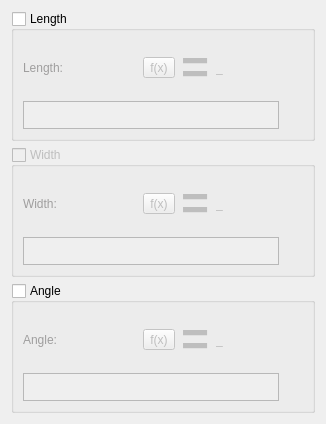
         <widget class="QWidget" name="tabManualShape">
          <attribute name="title">
           <string>Manual shape</string>
          </attribute>
          <layout class="QVBoxLayout" name="verticalLayout_11">
           <item>
            <widget class="QGroupBox" name="groupBoxManualLength">
             <property name="enabled">
              <bool>true</bool>
             </property>
             <property name="title">
              <string>Length</string>
             </property>
             <property name="checkable">
              <bool>true</bool>
             </property>
             <property name="checked">
              <bool>false</bool>
             </property>
             <layout class="QVBoxLayout" name="verticalLayout_10">
              <item>
               <layout class="QHBoxLayout" name="horizontalLayout_19">
                <item alignment="Qt::AlignmentFlag::AlignLeft">
                 <widget class="QLabel" name="labelEditPassmarkLength">
                  <property name="enabled">
                   <bool>false</bool>
                  </property>
                  <property name="sizePolicy">
                   <sizepolicy hsizetype="Fixed" vsizetype="Preferred">
                    <horstretch>0</horstretch>
                    <verstretch>0</verstretch>
                   </sizepolicy>
                  </property>
                  <property name="palette">
                   <palette>
                    <active>
                     <colorrole role="WindowText">
                      <brush brushstyle="SolidPattern">
                       <color alpha="255">
                        <red>255</red>
                        <green>0</green>
                        <blue>0</blue>
                       </color>
                      </brush>
                     </colorrole>
                    </active>
                    <inactive>
                     <colorrole role="WindowText">
                      <brush brushstyle="SolidPattern">
                       <color alpha="255">
                        <red>255</red>
                        <green>0</green>
                        <blue>0</blue>
                       </color>
                      </brush>
                     </colorrole>
                    </inactive>
                    <disabled>
                     <colorrole role="WindowText">
                      <brush brushstyle="SolidPattern">
                       <color alpha="255">
                        <red>159</red>
                        <green>158</green>
                        <blue>158</blue>
                       </color>
                      </brush>
                     </colorrole>
                    </disabled>
                   </palette>
                  </property>
                  <property name="text">
                   <string comment="notch depth">Length:</string>
                  </property>
                 </widget>
                </item>
                <item>
                 <spacer name="horizontalSpacer_10">
                  <property name="orientation">
                   <enum>Qt::Orientation::Horizontal</enum>
                  </property>
                  <property name="sizeHint" stdset="0">
                   <size>
                    <width>40</width>
                    <height>20</height>
                   </size>
                  </property>
                 </spacer>
                </item>
                <item alignment="Qt::AlignmentFlag::AlignRight">
                 <widget class="QToolButton" name="toolButtonExprLength">
                  <property name="enabled">
                   <bool>false</bool>
                  </property>
                  <property name="toolTip">
                   <string>Formula wizard</string>
                  </property>
                  <property name="text">
                   <string notr="true">f(x)</string>
                  </property>
                  <property name="iconSize">
                   <size>
                    <width>24</width>
                    <height>24</height>
                   </size>
                  </property>
                 </widget>
                </item>
                <item alignment="Qt::AlignmentFlag::AlignRight">
                 <widget class="QLabel" name="label_8">
                  <property name="sizePolicy">
                   <sizepolicy hsizetype="Preferred" vsizetype="Preferred">
                    <horstretch>0</horstretch>
                    <verstretch>0</verstretch>
                   </sizepolicy>
                  </property>
                  <property name="font">
                   <font>
                    <pointsize>36</pointsize>
                    <bold>true</bold>
                   </font>
                  </property>
                  <property name="text">
                   <string notr="true">=</string>
                  </property>
                  <property name="alignment">
                   <set>Qt::AlignmentFlag::AlignLeading|Qt::AlignmentFlag::AlignLeft|Qt::AlignmentFlag::AlignVCenter</set>
                  </property>
                 </widget>
                </item>
                <item alignment="Qt::AlignmentFlag::AlignRight">
                 <widget class="QLabel" name="labelResultPassmarkLength">
                  <property name="sizePolicy">
                   <sizepolicy hsizetype="Fixed" vsizetype="Preferred">
                    <horstretch>0</horstretch>
                    <verstretch>0</verstretch>
                   </sizepolicy>
                  </property>
                  <property name="minimumSize">
                   <size>
                    <width>87</width>
                    <height>0</height>
                   </size>
                  </property>
                  <property name="toolTip">
                   <string>Value</string>
                  </property>
                  <property name="whatsThis">
                   <string notr="true"/>
                  </property>
                  <property name="text">
                   <string notr="true">_</string>
                  </property>
                 </widget>
                </item>
               </layout>
              </item>
              <item>
               <layout class="QHBoxLayout" name="horizontalLayout_20">
                <item>
                 <widget class="VPlainTextEdit" name="plainTextEditPassmarkLength">
                  <property name="enabled">
                   <bool>false</bool>
                  </property>
                  <property name="sizePolicy">
                   <sizepolicy hsizetype="Expanding" vsizetype="Preferred">
                    <horstretch>0</horstretch>
                    <verstretch>0</verstretch>
                   </sizepolicy>
                  </property>
                  <property name="maximumSize">
                   <size>
                    <width>16777215</width>
                    <height>28</height>
                   </size>
                  </property>
                  <property name="toolTip">
                   <string>Calculation</string>
                  </property>
                  <property name="tabChangesFocus">
                   <bool>true</bool>
                  </property>
                 </widget>
                </item>
                <item>
                 <widget class="QPushButton" name="pushButtonGrowPassmarkLength">
                  <property name="enabled">
                   <bool>false</bool>
                  </property>
                  <property name="maximumSize">
                   <size>
                    <width>18</width>
                    <height>18</height>
                   </size>
                  </property>
                  <property name="sizeIncrement">
                   <size>
                    <width>0</width>
                    <height>0</height>
                   </size>
                  </property>
                  <property name="toolTip">
                   <string>&lt;html&gt;&lt;head/&gt;&lt;body&gt;&lt;p&gt;Show full calculation in message box&lt;/p&gt;&lt;/body&gt;&lt;/html&gt;</string>
                  </property>
                  <property name="text">
                   <string notr="true"/>
                  </property>
                  <property name="icon">
                   <iconset theme="go-down">
                    <normaloff>../</normaloff>../</iconset>
                  </property>
                  <property name="iconSize">
                   <size>
                    <width>16</width>
                    <height>16</height>
                   </size>
                  </property>
                  <property name="flat">
                   <bool>true</bool>
                  </property>
                 </widget>
                </item>
               </layout>
              </item>
             </layout>
            </widget>
           </item>
           <item>
            <widget class="QGroupBox" name="groupBoxManualWidth">
             <property name="enabled">
              <bool>false</bool>
             </property>
             <property name="title">
              <string>Width</string>
             </property>
             <property name="checkable">
              <bool>true</bool>
             </property>
             <property name="checked">
              <bool>false</bool>
             </property>
             <layout class="QVBoxLayout" name="verticalLayout_9">
              <item>
               <layout class="QHBoxLayout" name="horizontalLayout_13">
                <item alignment="Qt::AlignmentFlag::AlignLeft">
                 <widget class="QLabel" name="labelEditPassmarkWidth">
                  <property name="enabled">
                   <bool>false</bool>
                  </property>
                  <property name="sizePolicy">
                   <sizepolicy hsizetype="Fixed" vsizetype="Preferred">
                    <horstretch>0</horstretch>
                    <verstretch>0</verstretch>
                   </sizepolicy>
                  </property>
                  <property name="palette">
                   <palette>
                    <active>
                     <colorrole role="WindowText">
                      <brush brushstyle="SolidPattern">
                       <color alpha="255">
                        <red>255</red>
                        <green>0</green>
                        <blue>0</blue>
                       </color>
                      </brush>
                     </colorrole>
                    </active>
                    <inactive>
                     <colorrole role="WindowText">
                      <brush brushstyle="SolidPattern">
                       <color alpha="255">
                        <red>255</red>
                        <green>0</green>
                        <blue>0</blue>
                       </color>
                      </brush>
                     </colorrole>
                    </inactive>
                    <disabled>
                     <colorrole role="WindowText">
                      <brush brushstyle="SolidPattern">
                       <color alpha="255">
                        <red>159</red>
                        <green>158</green>
                        <blue>158</blue>
                       </color>
                      </brush>
                     </colorrole>
                    </disabled>
                   </palette>
                  </property>
                  <property name="text">
                   <string comment="notch width">Width:</string>
                  </property>
                 </widget>
                </item>
                <item>
                 <spacer name="horizontalSpacer_9">
                  <property name="orientation">
                   <enum>Qt::Orientation::Horizontal</enum>
                  </property>
                  <property name="sizeHint" stdset="0">
                   <size>
                    <width>40</width>
                    <height>20</height>
                   </size>
                  </property>
                 </spacer>
                </item>
                <item alignment="Qt::AlignmentFlag::AlignRight">
                 <widget class="QToolButton" name="toolButtonExprWidth_2">
                  <property name="enabled">
                   <bool>false</bool>
                  </property>
                  <property name="toolTip">
                   <string>Formula wizard</string>
                  </property>
                  <property name="text">
                   <string notr="true">f(x)</string>
                  </property>
                  <property name="iconSize">
                   <size>
                    <width>24</width>
                    <height>24</height>
                   </size>
                  </property>
                 </widget>
                </item>
                <item alignment="Qt::AlignmentFlag::AlignRight">
                 <widget class="QLabel" name="label_4">
                  <property name="sizePolicy">
                   <sizepolicy hsizetype="Preferred" vsizetype="Preferred">
                    <horstretch>0</horstretch>
                    <verstretch>0</verstretch>
                   </sizepolicy>
                  </property>
                  <property name="font">
                   <font>
                    <pointsize>36</pointsize>
                    <bold>true</bold>
                   </font>
                  </property>
                  <property name="text">
                   <string notr="true">=</string>
                  </property>
                  <property name="alignment">
                   <set>Qt::AlignmentFlag::AlignLeading|Qt::AlignmentFlag::AlignLeft|Qt::AlignmentFlag::AlignVCenter</set>
                  </property>
                 </widget>
                </item>
                <item alignment="Qt::AlignmentFlag::AlignRight">
                 <widget class="QLabel" name="labelResultPassmarkWidth">
                  <property name="sizePolicy">
                   <sizepolicy hsizetype="Fixed" vsizetype="Preferred">
                    <horstretch>0</horstretch>
                    <verstretch>0</verstretch>
                   </sizepolicy>
                  </property>
                  <property name="minimumSize">
                   <size>
                    <width>87</width>
                    <height>0</height>
                   </size>
                  </property>
                  <property name="toolTip">
                   <string>Value</string>
                  </property>
                  <property name="whatsThis">
                   <string notr="true"/>
                  </property>
                  <property name="text">
                   <string notr="true">_</string>
                  </property>
                 </widget>
                </item>
               </layout>
              </item>
              <item>
               <layout class="QHBoxLayout" name="horizontalLayout_18">
                <item>
                 <widget class="VPlainTextEdit" name="plainTextEditPassmarkWidth">
                  <property name="enabled">
                   <bool>false</bool>
                  </property>
                  <property name="sizePolicy">
                   <sizepolicy hsizetype="Expanding" vsizetype="Preferred">
                    <horstretch>0</horstretch>
                    <verstretch>0</verstretch>
                   </sizepolicy>
                  </property>
                  <property name="maximumSize">
                   <size>
                    <width>16777215</width>
                    <height>28</height>
                   </size>
                  </property>
                  <property name="toolTip">
                   <string>Calculation</string>
                  </property>
                  <property name="tabChangesFocus">
                   <bool>true</bool>
                  </property>
                 </widget>
                </item>
                <item>
                 <widget class="QPushButton" name="pushButtonGrowPassmarkWidth">
                  <property name="enabled">
                   <bool>false</bool>
                  </property>
                  <property name="maximumSize">
                   <size>
                    <width>18</width>
                    <height>18</height>
                   </size>
                  </property>
                  <property name="sizeIncrement">
                   <size>
                    <width>0</width>
                    <height>0</height>
                   </size>
                  </property>
                  <property name="toolTip">
                   <string>&lt;html&gt;&lt;head/&gt;&lt;body&gt;&lt;p&gt;Show full calculation in message box&lt;/p&gt;&lt;/body&gt;&lt;/html&gt;</string>
                  </property>
                  <property name="text">
                   <string notr="true"/>
                  </property>
                  <property name="icon">
                   <iconset theme="go-down">
                    <normaloff>../</normaloff>../</iconset>
                  </property>
                  <property name="iconSize">
                   <size>
                    <width>16</width>
                    <height>16</height>
                   </size>
                  </property>
                  <property name="flat">
                   <bool>true</bool>
                  </property>
                 </widget>
                </item>
               </layout>
              </item>
             </layout>
            </widget>
           </item>
           <item>
            <widget class="QGroupBox" name="groupBoxManualAngle">
             <property name="enabled">
              <bool>true</bool>
             </property>
             <property name="title">
              <string>Angle</string>
             </property>
             <property name="checkable">
              <bool>true</bool>
             </property>
             <property name="checked">
              <bool>false</bool>
             </property>
             <layout class="QVBoxLayout" name="verticalLayout_8">
              <item>
               <layout class="QHBoxLayout" name="horizontalLayout_11">
                <item alignment="Qt::AlignmentFlag::AlignLeft">
                 <widget class="QLabel" name="labelEditPassmarkAngle">
                  <property name="enabled">
                   <bool>false</bool>
                  </property>
                  <property name="sizePolicy">
                   <sizepolicy hsizetype="Fixed" vsizetype="Preferred">
                    <horstretch>0</horstretch>
                    <verstretch>0</verstretch>
                   </sizepolicy>
                  </property>
                  <property name="palette">
                   <palette>
                    <active>
                     <colorrole role="WindowText">
                      <brush brushstyle="SolidPattern">
                       <color alpha="255">
                        <red>255</red>
                        <green>0</green>
                        <blue>0</blue>
                       </color>
                      </brush>
                     </colorrole>
                    </active>
                    <inactive>
                     <colorrole role="WindowText">
                      <brush brushstyle="SolidPattern">
                       <color alpha="255">
                        <red>255</red>
                        <green>0</green>
                        <blue>0</blue>
                       </color>
                      </brush>
                     </colorrole>
                    </inactive>
                    <disabled>
                     <colorrole role="WindowText">
                      <brush brushstyle="SolidPattern">
                       <color alpha="255">
                        <red>159</red>
                        <green>158</green>
                        <blue>158</blue>
                       </color>
                      </brush>
                     </colorrole>
                    </disabled>
                   </palette>
                  </property>
                  <property name="text">
                   <string comment="notch angle">Angle:</string>
                  </property>
                 </widget>
                </item>
                <item>
                 <spacer name="horizontalSpacer_8">
                  <property name="orientation">
                   <enum>Qt::Orientation::Horizontal</enum>
                  </property>
                  <property name="sizeHint" stdset="0">
                   <size>
                    <width>40</width>
                    <height>20</height>
                   </size>
                  </property>
                 </spacer>
                </item>
                <item alignment="Qt::AlignmentFlag::AlignRight">
                 <widget class="QToolButton" name="toolButtonExprAngle">
                  <property name="enabled">
                   <bool>false</bool>
                  </property>
                  <property name="toolTip">
                   <string>Formula wizard</string>
                  </property>
                  <property name="text">
                   <string notr="true">f(x)</string>
                  </property>
                  <property name="iconSize">
                   <size>
                    <width>24</width>
                    <height>24</height>
                   </size>
                  </property>
                 </widget>
                </item>
                <item alignment="Qt::AlignmentFlag::AlignRight">
                 <widget class="QLabel" name="label_7">
                  <property name="sizePolicy">
                   <sizepolicy hsizetype="Preferred" vsizetype="Preferred">
                    <horstretch>0</horstretch>
                    <verstretch>0</verstretch>
                   </sizepolicy>
                  </property>
                  <property name="font">
                   <font>
                    <pointsize>36</pointsize>
                    <bold>true</bold>
                   </font>
                  </property>
                  <property name="text">
                   <string notr="true">=</string>
                  </property>
                  <property name="alignment">
                   <set>Qt::AlignmentFlag::AlignLeading|Qt::AlignmentFlag::AlignLeft|Qt::AlignmentFlag::AlignVCenter</set>
                  </property>
                 </widget>
                </item>
                <item alignment="Qt::AlignmentFlag::AlignRight">
                 <widget class="QLabel" name="labelResultPassmarkAngle">
                  <property name="sizePolicy">
                   <sizepolicy hsizetype="Fixed" vsizetype="Preferred">
                    <horstretch>0</horstretch>
                    <verstretch>0</verstretch>
                   </sizepolicy>
                  </property>
                  <property name="minimumSize">
                   <size>
                    <width>87</width>
                    <height>0</height>
                   </size>
                  </property>
                  <property name="toolTip">
                   <string>Value</string>
                  </property>
                  <property name="whatsThis">
                   <string notr="true"/>
                  </property>
                  <property name="text">
                   <string notr="true">_</string>
                  </property>
                 </widget>
                </item>
               </layout>
              </item>
              <item>
               <layout class="QHBoxLayout" name="horizontalLayout_12">
                <item>
                 <widget class="VPlainTextEdit" name="plainTextEditPassmarkAngle">
                  <property name="enabled">
                   <bool>false</bool>
                  </property>
                  <property name="sizePolicy">
                   <sizepolicy hsizetype="Expanding" vsizetype="Preferred">
                    <horstretch>0</horstretch>
                    <verstretch>0</verstretch>
                   </sizepolicy>
                  </property>
                  <property name="maximumSize">
                   <size>
                    <width>16777215</width>
                    <height>28</height>
                   </size>
                  </property>
                  <property name="toolTip">
                   <string>Calculation</string>
                  </property>
                  <property name="tabChangesFocus">
                   <bool>true</bool>
                  </property>
                 </widget>
                </item>
                <item>
                 <widget class="QPushButton" name="pushButtonGrowPassmarkAngle">
                  <property name="enabled">
                   <bool>false</bool>
                  </property>
                  <property name="maximumSize">
                   <size>
                    <width>18</width>
                    <height>18</height>
                   </size>
                  </property>
                  <property name="sizeIncrement">
                   <size>
                    <width>0</width>
                    <height>0</height>
                   </size>
                  </property>
                  <property name="toolTip">
                   <string>&lt;html&gt;&lt;head/&gt;&lt;body&gt;&lt;p&gt;Show full calculation in message box&lt;/p&gt;&lt;/body&gt;&lt;/html&gt;</string>
                  </property>
                  <property name="text">
                   <string notr="true"/>
                  </property>
                  <property name="icon">
                   <iconset theme="go-down">
                    <normaloff>../</normaloff>../</iconset>
                  </property>
                  <property name="iconSize">
                   <size>
                    <width>16</width>
                    <height>16</height>
                   </size>
                  </property>
                  <property name="flat">
                   <bool>true</bool>
                  </property>
                 </widget>
                </item>
               </layout>
              </item>
             </layout>
            </widget>
           </item>
          </layout>
         </widget>
